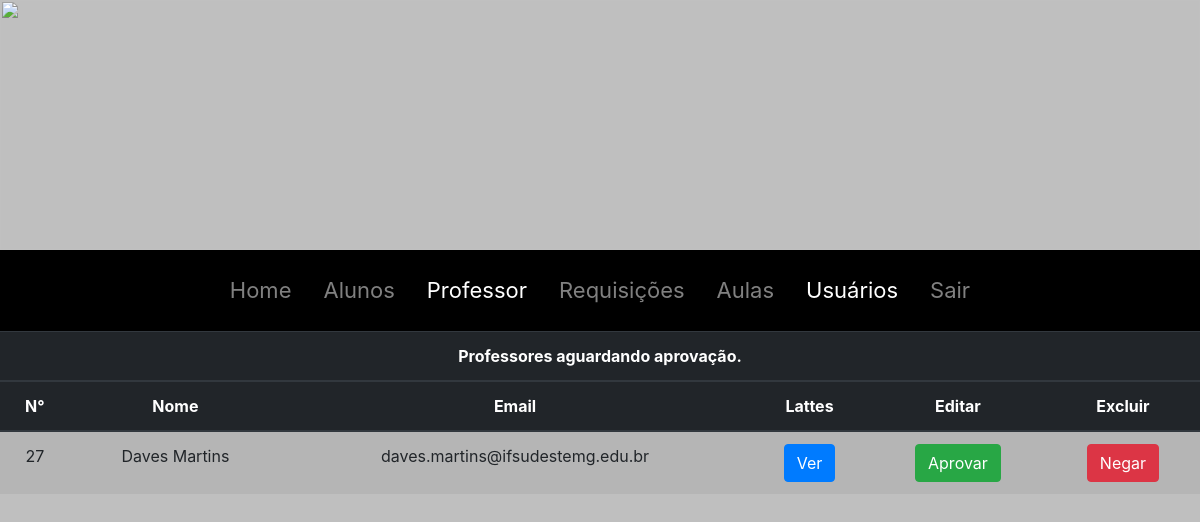
Screenshot of /professor/pessoas/professores/index.php (signed in) with the database file from the repository.
### tables this page shows
CREATE TABLE `tbl_professor` (
  `id` int(11) NOT NULL,
  `nome` varchar(100) NOT NULL,
  `email` varchar(60) NOT NULL,
  `login` varchar(15) NOT NULL,
  `senha` varchar(100) NOT NULL,
  `adm` int(11) NOT NULL DEFAULT '0',
  `verificado` int(1) NOT NULL,
  `confirmado` int(1) NOT NULL,
  `descricao` mediumtext NOT NULL,
  `lattes` mediumtext NOT NULL,
  `codigo` int(6) NOT NULL
);

### professor/pessoas/professores/home.php (the view, shortened to what this page needs)
<?php
include '../../../configs.php';
?>
<div>
	<table class="table table-striped">
		<thead class="thead-dark">
			<tr>
				<th colspan="7">
					<center>
						Professores aguardando aprovação.
					</center>
				</th>
			</tr>
			<tr>
				<th>
					<center>
						N°
					</center>
				</th>
				<th>
					<center>
						Nome
					</center>
				</th>
				<th>
					<center>
						Email
					</center>
				</th>
				<th id="lattes">
					<center>
						Lattes
					</center>
				</th>
				<th>
					<center>
						Editar
					</center>
				</th>
				<th>
					<center>
						Excluir
					</center>
				</th>
			</tr>
		</thead>
		<tbody>
			<?php
			$sql = "SELECT * FROM tbl_professor where verificado = '0'";
			$query = mysqli_query($con, $sql);
			while ($row = mysqli_fetch_object($query)) {
				?>
				<tr>
					<td>
						<center>
							<?=$row->id?>
						</center>
					</td>
					<td>
						<center>
							<?=$row->nome?>
						</center>
					</td>
					<td>
						<center>
							<?=$row->email?>
						</center>
					</td>
					<td>
						<center>
							<?php
							if ($row->lattes == "") {
								echo "Não informado";
							}
							else{
																?>
								<a target="_BLANK" href="<?=$row->lattes?>">
									<div class="btn btn-primary">
										Ver
									</div>
								</a>
								<?php
							}
							?>
						</center>
					</td>
					<td>
						<center>
							<div style="cursor: pointer;" class="btn btn-success" onclick="aprovar(<?=$row->id?>,'<?=$row->nome?>')">
								Aprovar
							</div>
						</center>
					</td>
					<td>
						<center>
							<div style="cursor: pointer;" class="btn btn-danger" onclick="options(<?=$row->id?>,'<?=$row->nome?>')">
								Negar
							</div>
						</center>
					</td>
				</tr>
				<?php
			}
			?>
		</tbody>
	</table>
</div>

### rows the page displays
tbl_professor: id "27", nome "Daves Martins", email "daves.martins@ifsudestemg.edu.br"
